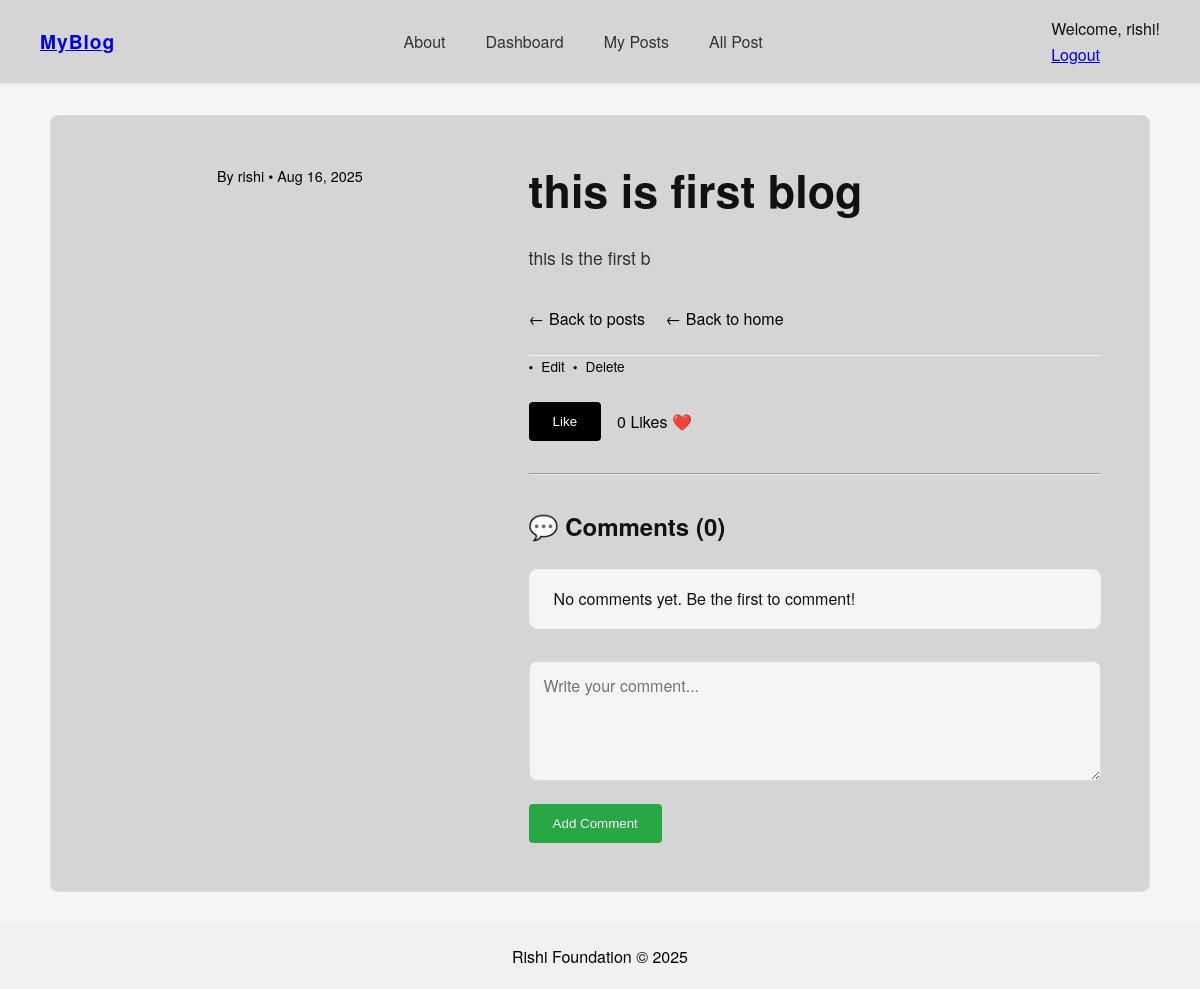
The page /post/25/ (signed in) on the database its author committed.
### blog/models.py (models this page shows, shortened)
class Post(models.Model):
    CATEGORY_CHOICES = [
        ('tech', 'Tech'),
        ('travel', 'Travel'),
        ('lifestyle', 'Lifestyle'),
        ('news', 'News'),
        ('other', 'Other'),
    ]
    title = models.CharField(max_length=200)
    content = RichTextUploadingField()  # CKEditor with image upload
    category = models.CharField(max_length=50, choices=CATEGORY_CHOICES, default='other')
    created_at = models.DateTimeField(default=timezone.now)
    author = models.ForeignKey(User, on_delete=models.CASCADE, null=True, blank=True)
    image = models.ImageField(upload_to='blog_images/', null=True, blank=True)
    likes = models.ManyToManyField(User, related_name='blog_likes', blank=True)
    def total_likes(self):
        return self.likes.count()

### blog/views.py (the view)
# urls.py: path('post/<int:id>/', views.post_detail, name='post_detail'),
@login_required
def post_detail(request, id):
    post = get_object_or_404(Post, id=id)
    comments = post.comments.all().order_by('-created_at')
    if request.method == "POST":
        form = CommentForm(request.POST)
        if form.is_valid():
            comment = form.save(commit=False)
            comment.post = post
            comment.user = request.user
            comment.save()
            return redirect('post_detail', id=post.id)
    else:
        form = CommentForm()
    return render(request, 'blog/post_detail.html', {
        'post': post,
        'comments': comments,
        'form': form
    })

### blog/forms.py
class CommentForm(forms.ModelForm):
    class Meta:
        model = Comment
        fields = ['content']
        widgets = {
            'content': forms.Textarea(attrs={'rows': 2, 'placeholder': 'Write your comment...'}),
        }

### blog/template/blog/post_detail.html (shortened to what this page needs)
{% extends 'blog/base.html' %}
{% load static %}
{% load humanize %}
{% block content %}
<div class="container post-detail-page-container">
  <article class="post-detail">
    <div class="post-detail-left">
      <p class="meta">
        By {{ post.author }} • {{ post.created_at|date:"M d, Y" }}
      </p>
    </div>
    <div class="post-detail-right">
      <h1>{{ post.title }}</h1>
      <div class="post-content">
        {{ post.content|safe }}
      </div>
      <div class="post-actions">
        <a href="{% url 'show_blog' %}">← Back to posts</a>
        <a href="{% url 'home' %}">← Back to home</a>
      </div>
      {% if user == post.author %}
      <div class="author-actions">
        <span class="dot">•</span>
        <a href="{% url 'edit_blog' post.id %}">Edit</a>
        <span class="dot">•</span>
        <a href="{% url 'delete_blog' post.id %}">Delete</a>
      </div>
      {% endif %}
      <div class="like-section">
        {% if user.is_authenticated %}
        <form action="{% url 'like_post' post.pk %}" method="POST" style="display: inline-block;">
          {% if user in post.likes.all %}
          <button type="submit" class="btn btn-danger">Unlike</button>
          {% else %}
          <button type="submit" class="btn btn-primary">Like</button>
          {% endif %}
        </form>
        <span>{{ post.total_likes }} Likes ❤️</span>
        {% else %}
        <p><a href="{% url 'login' %}">Login</a> to like this post.</p>
        {% endif %}
      </div>
      <hr style="margin: 2rem 0;">
      <div class="comments-section">
        <h4>💬 Comments ({{ comments.count }})</h4>
        <ul class="comments-list">
          {% for comment in comments %}
          <li class="comment-item">
            <div>
              <strong>{{ comment.user.username }}</strong> — {{ comment.content }}
            </div>
            <small class="text-muted">{{ comment.created_at|naturaltime }}</small>
          </li>
          {% empty %}
          <li class="comment-item">No comments yet. Be the first to comment!</li>
          {% endfor %}
        </ul>
        {% if user.is_authenticated %}
        <form method="post" class="comment-form">
          {{ form.content }}
          <button type="submit" class="btn btn-success">Add Comment</button>
        </form>
        {% else %}
        <p><a href="{% url 'login' %}">Login</a> to comment.</p>
        {% endif %}
      </div>
    </div>
  </article>
</div>
{% endblock %}

### blog/template/blog/base.html (shortened to what this page needs)
{% load static %}
<!DOCTYPE html>
<html lang="en">
<head>
  <link rel="stylesheet" href="{% static 'css/style.css' %}">
</head>
<body>
  <header class="ghost-navbar">
    <div class="logo"> <a href="{% url 'home' %}">MyBlog</a></div>
    <nav class="nav-links">
      <a href="{% url 'about' %}">About</a>
      <a href="{%url 'home'%}">Dashboard</a>
      <a href="{% url 'my_posts' %}">My Posts</a>
      <a href="{% url 'show_blog'  %}">All Post</a>
    </nav>
    <div class="auth-links">
      {% if user.is_authenticated %}
      <p>Welcome, {{ user.username }}!</p>
      <a href="{% url 'logout' %}">Logout</a>
      {% else %}
      <a href="{% url 'login' %}">Sign in</a>
      <a href="{% url 'register' %}" class="btn-primary">Get Started — free</a>
      {% endif %}
    </div>
  </header>
  <div class="wrapper">
    {% block content %}{% endblock %}
  </div>
  <footer class="ghost-footer">
    <p>Rishi Foundation © 2025</p>
  </footer>
</body>
</html>

### blog/static/css/style.css (style rules this page uses)
:root { --primary-color: #000000; --primary-color-dark: #333333; --accent-color: #e4bc1f; --secondary-color: #f5f5f5; --danger-color: #dc3545; --success-color: #28a745; --text-color-dark: #111111; --text-color-light: #000000; --text-color-white: #ffffff; --body-bg-color: #ffffff; --card-bg-color: #d5d5d5; --border-color: #dddddd; --shadow: 0 4px 10px rgba(0, 0, 0, 0.1); --border-radius: 8px; --transition-smooth: all 0.2s ease; --font-family: 'Helvetica Neue', sans-serif; }
* { margin: 0; padding: 0; box-sizing: border-box; }
html { scroll-behavior: smooth; }
body { font-family: var(--font-family); background-color: var(--body-bg-color); color: var(--text-color-dark); line-height: 1.6; display: flex; flex-direction: column; min-height: 100vh; }
.container { max-width: 1200px; margin: 0 auto; padding: 40px 20px; }
.btn { padding: 12px 24px; border-radius: 4px; font-weight: 500; border: none; cursor: pointer; text-decoration: none; display: inline-block; text-align: center; transition: var(--transition-smooth); }
.btn-primary { background-color: var(--primary-color); color: var(--text-color-white); }
.btn-success { background-color: var(--success-color); color: var(--text-color-white); }
.ghost-navbar { display: flex; align-items: center; justify-content: space-between; padding: 16px 40px; box-shadow: 0 1px 4px #0000001a; position: sticky; top: 0; background: var(--card-bg-color); z-index: 1000; }
.ghost-navbar .logo { font-weight: bold; font-size: 1.2rem; letter-spacing: 1px; text-decoration: none; color: var(--text-color-dark); }
.ghost-navbar .nav-links { list-style: none; display: flex; align-items: center; gap: 1rem; }
.ghost-navbar .nav-links a { margin: 0 12px; text-decoration: none; color: #333; font-weight: 500; }
.ghost-footer { background: #f1f1f1; text-align: center; padding: 20px; margin-top: auto; width: 100%; color: var(--text-color-light); }
.post-detail-page-container { background-color: var(--secondary-color); padding: 2rem 1rem; }
.post-detail { max-width: 1100px; margin: 0 auto; display: grid; grid-template-columns: 1fr 1.5fr; gap: 3rem; align-items: start; background: var(--card-bg-color); padding: 3rem; border-radius: var(--border-radius); border: 1px solid var(--border-color); }
.post-detail-left .meta { color: var(--text-color-light); font-size: 0.9rem; text-align: center; }
.post-detail-right h1 { margin-top: 0; margin-bottom: 1.5rem; font-size: 2.8rem; font-weight: 800; line-height: 1.2; color: var(--text-color-dark); }
.post-content { font-size: 1.1rem; line-height: 1.8; color: #333; }
.post-actions { margin-top: 2rem; padding-bottom: 1.5rem; border-bottom: 1px solid #eee; }
.post-actions a { text-decoration: none; color: var(--text-color-light); font-weight: 500; margin-right: 1rem; }
.like-section { margin-top: 1.5rem; display: flex; align-items: center; gap: 1rem; }
.like-section span { font-weight: 500; color: var(--text-color-light); }
.comments-section { margin-top: 2rem; }
.comments-section h4 { font-size: 1.5rem; margin-bottom: 1.5rem; font-weight: 600; }
.comments-list { list-style: none; padding: 0; margin-bottom: 2rem; }
.comment-item { background: var(--secondary-color); padding: 1rem 1.5rem; border-radius: var(--border-radius); margin-bottom: 0.75rem; display: flex; justify-content: space-between; align-items: flex-start; flex-wrap: wrap; border: 1px solid #eee; }
.comment-form textarea { min-height: 120px; resize: vertical; width: 100%; padding: 12px 14px; border: 1px solid var(--border-color); border-radius: var(--border-radius); background: #f5f5f5; font-size: 1rem; font-family: var(--font-family); margin-bottom: 1rem; }
.post-meta, .post-stats, .author-actions { display: flex; align-items: center; gap: 0.5rem; font-size: 0.85rem; color: var(--text-color-light); }
.dot { font-weight: bold; }
.author-actions a { color: var(--text-color-light); text-decoration: none; font-weight: 500; }

### rows shown on the page
Post: author "rishi", created_at "Aug 16, 2025", title "this is first blog", content "this is the first b", total_likes "0"

### other values the page prints
{{ user.username }} "rishi"
{{ comments.count }} "0"
